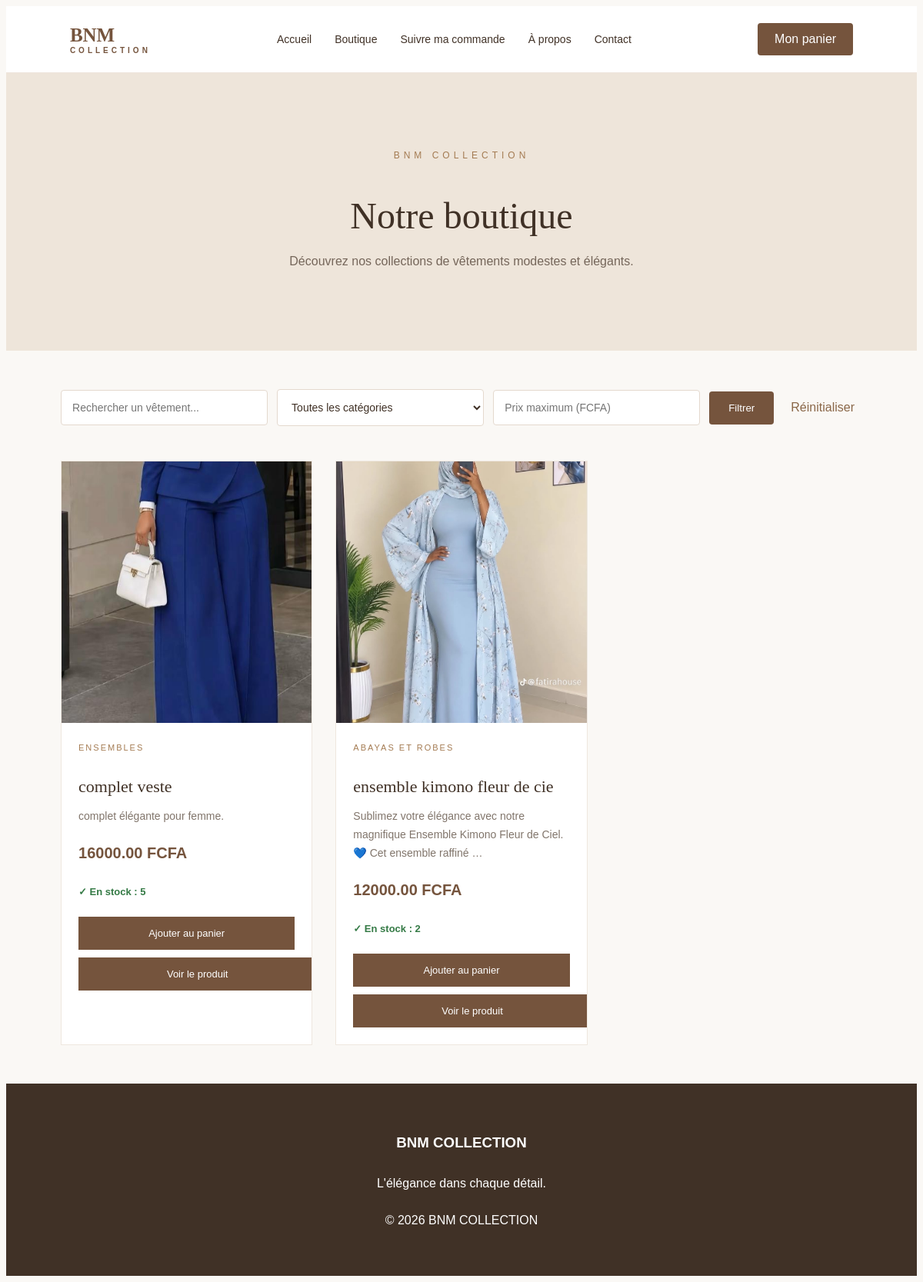
Screenshot of /boutique/ with the database file from the repository.
### boutique/models.py (models this page shows, shortened)
class Article(models.Model):
    CATEGORIES = [
        ('hijab', 'Hijabs et foulards'),
        ('abaya', 'Abayas et robes'),
        ('ensemble', 'Ensembles'),
        ('enfant', 'Collection enfants'),
    ]
    nom = models.CharField(max_length=200)
    description = models.TextField()
    prix = models.DecimalField(
        max_digits=10,
        decimal_places=2
    )
    categorie = models.CharField(
        max_length=20,
        choices=CATEGORIES
    )
    image = models.ImageField(
        upload_to='articles/'
    )
    stock = models.PositiveIntegerField(default=0)
    disponible = models.BooleanField(default=True)
    date_ajout = models.DateTimeField(auto_now_add=True)

### boutique/views.py (the view)
# urls.py: path('boutique/', views.boutique, name='boutique'),
def boutique(request):
    articles = Article.objects.filter(disponible=True).order_by('-date_ajout')
    recherche = request.GET.get('recherche', '').strip()
    categorie = request.GET.get('categorie', '')
    prix_max = request.GET.get('prix_max', '')
    if recherche:
        articles = articles.filter(
            Q(nom__icontains=recherche) |
            Q(description__icontains=recherche)
        )
    if categorie:
        articles = articles.filter(categorie=categorie)
    if prix_max:
        try:
            articles = articles.filter(prix__lte=prix_max)
        except (ValueError, TypeError):
            prix_max = ''
    context = {
        'articles': articles,
        'recherche': recherche,
        'categorie_selectionnee': categorie,
        'prix_max': prix_max,
        'categories': Article._meta.get_field('categorie').choices,
    }
    return render(request, 'boutique.html', context)

### templates/boutique.html (shortened to what this page needs)
{% load static %}
<!DOCTYPE html>
<html lang="fr">
<head>
    <link rel="stylesheet" href="{% static 'css/boutique.css' %}">
</head>
<body class="page-boutique">
    <header class="navbar">
        <div class="logo">
            BNM <span>COLLECTION</span>
        </div>
        <nav>
            <a href="{% url 'accueil' %}">Accueil</a>
            <a href="{% url 'boutique' %}">Boutique</a>
            <a href="{% url 'suivre_commande' %}">Suivre ma commande</a>
            <a href="{% url 'apropos' %}">À propos</a>
            <a href="{% url 'contact' %}">Contact</a>
        </nav>
        <a href="{% url 'panier' %}" class="panier">Mon panier</a>
    </header>
    <section class="boutique-header">
        <p class="sous-titre">BNM COLLECTION</p>
        <h1>Notre boutique</h1>
        <p>Découvrez nos collections de vêtements modestes et élégants.</p>
    </section>
    <main class="boutique-container">
        <section class="filtres-boutique">
            <form method="GET">
                <input
                    type="text"
                    name="recherche"
                    placeholder="Rechercher un vêtement..."
                    value="{{ recherche }}"
                >
                <select name="categorie">
                    <option value="">Toutes les catégories</option>
                </select>
                <input
                    type="number"
                    name="prix_max"
                    min="0"
                    placeholder="Prix maximum (FCFA)"
                    value="{{ prix_max }}"
                >
                <button type="submit">Filtrer</button>
                <a href="{% url 'boutique' %}">Réinitialiser</a>
            </form>
        </section>
        {% if articles %}
            <div class="articles-grid">
                {% for article in articles %}
                    <div class="article-card">
                        <a href="{% url 'detail_article' article.id %}">
                            {% if article.image %}
                                <img
                                    src="{{ article.image.url }}"
                                    alt="{{ article.nom }}"
                                    class="article-image"
                                >
                            {% endif %}
                        </a>
                        <div class="article-infos">
                            <span class="article-categorie">
                                {{ article.get_categorie_display }}
                            </span>
                            <h3>{{ article.nom }}</h3>
                            <p>
                                {{ article.description|truncatewords:15 }}
                            </p>
                            <p class="article-prix">
                                {{ article.prix }} FCFA
                            </p>
                            {% if article.stock > 0 %}
                                <span class="statut-stock disponible">
                                    ✓ En stock : {{ article.stock }}
                                </span>
                                <form
                                    action="{% url 'ajouter_au_panier' article.id %}"
                                    method="POST"
                                >
                                    <button type="submit" class="bouton-detail">
                                        Ajouter au panier
                                    </button>
                                </form>
                            {% endif %}
                            <a
                                href="{% url 'detail_article' article.id %}"
                                class="bouton-detail"
                            >
                                Voir le produit
                            </a>
                        </div>
                    </div>
                {% endfor %}
            </div>
        {% endif %}
    </main>
    <footer id="contact">
        <h3>BNM COLLECTION</h3>
        <p>L'élégance dans chaque détail.</p>
        <p>© 2026 BNM COLLECTION</p>
    </footer>
</body>
</html>

### static/css/boutique.css (style rules this page uses)
.page-boutique { font-family: Arial, sans-serif; background: #faf8f5; color: #403126; }
.page-boutique .navbar { display: flex; justify-content: space-between; align-items: center; padding: 22px 7%; background: #fff; border-bottom: 1px solid #eee5dc; }
.page-boutique .logo { font-family: Georgia, serif; font-size: 25px; font-weight: bold; color: #75543d; }
.page-boutique .logo span { display: block; font-family: Arial, sans-serif; font-size: 10px; letter-spacing: 4px; text-align: center; }
.page-boutique nav { display: flex; gap: 30px; }
.page-boutique nav a { color: #403126; text-decoration: none; font-size: 14px; transition: 0.3s; }
.page-boutique .panier { background: #75543d; color: white; padding: 12px 22px; border-radius: 4px; text-decoration: none; }
.boutique-header { text-align: center; padding: 85px 20px; background: #eee5da; }
.boutique-header .sous-titre { color: #a47b52; font-size: 12px; letter-spacing: 5px; margin-bottom: 18px; }
.boutique-header h1 { font-family: Georgia, serif; font-size: 48px; font-weight: normal; margin-bottom: 18px; color: #403126; }
.boutique-header p { line-height: 1.8; color: #75665a; }
.boutique-container { max-width: 1400px; margin: auto; padding: 50px 6%; }
.filtres-boutique { margin-bottom: 45px; }
.filtres-boutique form { display: flex; flex-wrap: wrap; gap: 12px; align-items: center; }
.filtres-boutique input, .filtres-boutique select { flex: 1; min-width: 180px; padding: 14px; border: 1px solid #e4d9ce; border-radius: 4px; background: white; color: #403126; font-size: 14px; outline: none; }
.filtres-boutique button { padding: 14px 25px; border: none; border-radius: 4px; background: #75543d; color: white; cursor: pointer; transition: 0.3s; }
.filtres-boutique a { color: #8a6748; text-decoration: none; padding: 10px; }
.articles-grid { display: grid; grid-template-columns: repeat(3, minmax(0, 1fr)); gap: 30px; }
.article-card { background: white; border: 1px solid #eee7df; overflow: hidden; transition: transform 0.3s, box-shadow 0.3s; }
.article-card > a:first-child { display: block; overflow: hidden; background: #eee7df; }
.article-image { display: block; width: 100%; height: 340px; object-fit: cover; transition: transform 0.4s; }
.article-infos { padding: 22px; }
.article-categorie { display: inline-block; color: #a47b52; font-size: 11px; text-transform: uppercase; letter-spacing: 2px; margin-bottom: 10px; }
.article-infos h3 { font-family: Georgia, serif; font-size: 22px; font-weight: normal; margin-bottom: 12px; color: #403126; }
.article-infos p { color: #81756b; font-size: 14px; line-height: 1.7; }
.article-prix { margin: 18px 0; font-size: 20px !important; font-weight: bold; color: #75543d !important; }
.statut-stock { display: inline-block; margin: 8px 0 15px; font-size: 13px; font-weight: bold; }
.disponible { color: #347a45; }
.article-infos form { margin-bottom: 10px; }
.bouton-detail { display: block; width: 100%; padding: 13px; margin-top: 10px; background: #75543d; color: white; border: 1px solid #75543d; text-align: center; text-decoration: none; font-size: 13px; cursor: pointer; transition: 0.3s; }
.page-boutique footer { background: #403126; color: white; text-align: center; padding: 40px 20px; line-height: 2; }

### rows the page displays
Article: image (picture), categorie "ENSEMBLES", nom "complet veste", description "complet élégante pour femme.", prix "16000.00", stock "5"
Article: image (picture), categorie "ABAYAS ET ROBES", nom "ensemble kimono fleur de cie", description "Sublimez votre élégance avec notre magnifique Ensemble Kimono Fleur de Ciel. 💙 Cet ensemble raffiné …", prix "12000.00", stock "2"
